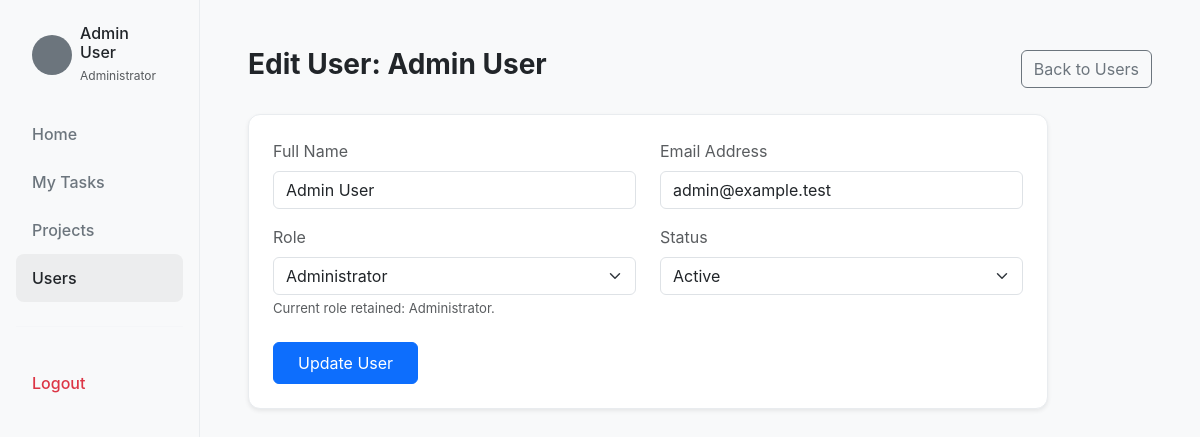
The page /user_edit.php?id=1 (signed in) on the database its author committed.
### tables this page shows
CREATE TABLE users (
    id INT AUTO_INCREMENT PRIMARY KEY,
    name VARCHAR(100) NOT NULL,
    email VARCHAR(150) NOT NULL UNIQUE,
    password VARCHAR(255) NOT NULL,
    role ENUM('Administrator', 'Team Member') NOT NULL,
    status ENUM('Active', 'Inactive') DEFAULT 'Active',
    created_at TIMESTAMP DEFAULT CURRENT_TIMESTAMP
);

### src/helpers/validation.php (called while the page is built, shortened)
<?php
function sanitize(string $input): string
{
    return htmlspecialchars(trim($input), ENT_QUOTES, 'UTF-8');
}
?>

### public/user_edit.php (the view, shortened to what this page needs)
<?php
require_once '../src/config/database.php';
require_once '../src/helpers/validation.php';
$userIdToEdit = $_GET['id'] ?? null;
$userIdToEdit = (int) $userIdToEdit;
$stmt = $pdo->prepare("SELECT id, name, email, role, status FROM users WHERE id = ?");
$stmt->execute([$userIdToEdit]);
$user = $stmt->fetch(PDO::FETCH_ASSOC);
?>
<!DOCTYPE html>
<html lang="en">
<head>
    <link href="https://cdn.jsdelivr.net/npm/bootstrap@5.3.2/dist/css/bootstrap.min.css" rel="stylesheet">
    <link href="style.css" rel="stylesheet">
</head>
<body>
<div class="container-fluid">
    <div class="row">
        <div class="col-md-2 sidebar p-3 d-none d-md-block">
            <div class="d-flex align-items-center mb-4 px-3 mt-2">
                <div class="rounded-circle bg-secondary me-2 flex-shrink-0" style="width: 40px; height: 40px;"></div>
                <div>
                    <h6 class="mb-0 text-white"><?= sanitize($_SESSION['name'] ?? 'User') ?></h6>
                    <small class="text-muted" style="font-size: 0.75rem;"><?= sanitize($_SESSION['role'] ?? '') ?></small>
                </div>
            </div>
            <nav class="nav flex-column">
                <a class="nav-link" href="dashboard.php">Home</a>
                <a class="nav-link" href="tasks.php">My Tasks</a>
                <a class="nav-link" href="projects.php">Projects</a>
                <a class="nav-link active" href="users.php">Users</a>
                <hr class="my-4" style="border-color: var(--dashbrd-border);">
                <a class="nav-link mt-2 text-danger" href="logout.php">Logout</a>
            </nav>
        </div>
        <div class="col-md-10 p-4 pt-5 px-lg-5">
            <div class="d-flex justify-content-between align-items-center mb-4">
                <h3 class="fw-bold">Edit User: <?= sanitize($user['name']) ?></h3>
                <a href="users.php" class="btn btn-outline-secondary">Back to Users</a>
            </div>
            <div class="theme-card p-4 shadow-sm" style="max-width: 800px;">
                <form action="user_edit.php?id=<?= (int)$user['id'] ?>" method="POST">
                    <div class="row">
                        <div class="col-md-6 mb-3">
                            <label class="form-label text-muted">Full Name</label>
                            <input type="text" name="name" class="form-control" value="<?= sanitize($user['name']) ?>" required>
                        </div>
                        <div class="col-md-6 mb-3">
                            <label class="form-label text-muted">Email Address</label>
                            <input type="email" name="email" class="form-control" value="<?= sanitize($user['email']) ?>" required>
                        </div>
                    </div>
                    <div class="row">
                        <div class="col-md-6 mb-4">
                            <label class="form-label text-muted">Role</label>
                            <select name="role" id="roleSelect" class="form-select" data-original-role="<?= sanitize($user['role']) ?>" required>
                                <option value="Administrator" <?= $user['role'] === 'Administrator' ? 'selected' : '' ?>>Administrator</option>
                            </select>
                            <div id="roleFeedback" class="form-text mt-1" style="font-size: 0.82rem;"></div>
                        </div>
                        <div class="col-md-6 mb-4">
                            <label class="form-label text-muted">Status</label>
                            <select name="status" class="form-select" required>
                                <option value="Active" <?= $user['status'] === 'Active' ? 'selected' : '' ?>>Active</option>
                            </select>
                        </div>
                    </div>
                    <button type="submit" class="btn btn-primary px-4 py-2">Update User</button>
                </form>
            </div>
        </div>
    </div>
</div>
</body>
</html>

### public/style.css (style rules this page uses)
:root, [data-bs-theme="light"] { --dashbrd-bg: #f8f9fa; --dashbrd-surface: #ffffff; --dashbrd-border: #e9ecef; --dashbrd-text-muted: #6c757d; --dashbrd-text-main: #212529; }
body { background-color: var(--dashbrd-bg) !important; color: var(--dashbrd-text-main) !important; font-family: 'Inter', sans-serif !important; transition: background-color 0.3s ease, color 0.3s ease; }
.sidebar { background-color: var(--dashbrd-bg); min-height: 100vh; border-right: 1px solid var(--dashbrd-border); }
.nav-link { color: var(--dashbrd-text-muted); border-radius: 8px; padding: 12px 16px; font-weight: 500; transition: all 0.2s; display: flex; align-items: center; gap: 12px; }
.nav-link:hover, .nav-link.active { background-color: rgba(128, 128, 128, 0.1); color: var(--dashbrd-text-main); }
.card, .theme-card { background-color: var(--dashbrd-surface) !important; border: 1px solid var(--dashbrd-border) !important; border-radius: 12px; box-shadow: 0 4px 6px rgba(0, 0, 0, 0.05); }
.text-white { color: var(--dashbrd-text-main) !important; }

### rows shown on the page
users: name "Admin User", email "admin@example.test", role "Administrator", status "Active"

### other values the page prints
$_SESSION['name'] "Admin User"
$_SESSION['role'] "Administrator"
